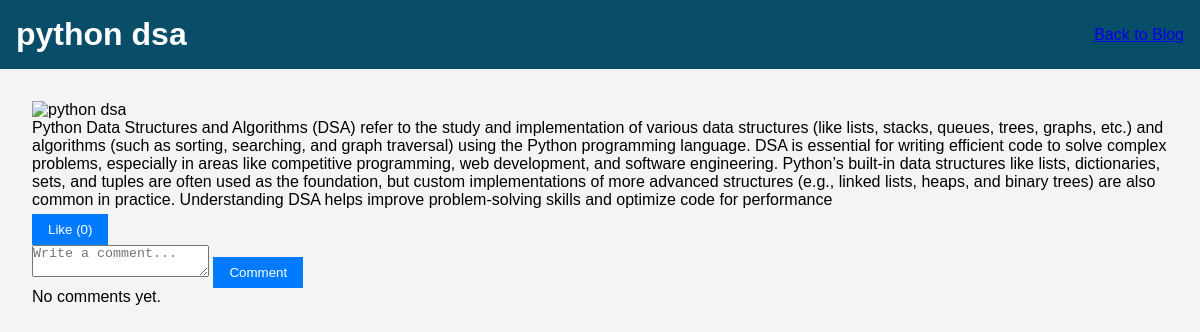
Page /blog/7/ on the committed database.
### myapp/models.py (models this page shows)
class techblog(models.Model):
    title = models.CharField(max_length=100)
    discription = models.TextField()
    photo = models.ImageField(upload_to='pics/',null=True,blank=True)
    likes = models.PositiveIntegerField(default=0)

### myapp/views.py (the view)
# urls.py: path('blog/<int:post_id>/', post_detail, name='post_detail'),  # Detail page for posts
def post_detail(request, post_id):
    post = get_object_or_404(techblog, id=post_id)
    return render(request, 'post_detail.html', {'post': post})

### template/post_detail.html (shortened to what this page needs)
{% load static %}
<!DOCTYPE html>
<html lang="en">
<head>
    <link rel="stylesheet" href="{% static 'css/main.css' %}">
</head>
<body>
<header>
    <h1>{{ post.title }}</h1>
    <a href="{% url 'myapp:blog' %}">Back to Blog</a>
</header>
<main>
    <article>
        <img src="https://tse4.mm.bing.net/th?id=OIP.D4llCkUDMVP7mHbADkQvwwHaHa&pid=Api&P=0&h=180" alt="{{ post.title }}">
        <p>{{ post.discription }}</p>
    </article>
    <div class="post-actions">
        <button onclick="likePost({{ post.id }})">Like (<span id="like-count-{{ post.id }}">{{ post.likes }}</span>)</button>
    </div>
    <div class="comment-section">
        <textarea id="comment-input-{{ post.id }}" placeholder="Write a comment..."></textarea>
        <button onclick="submitComment({{ post.id }})">Comment</button>
    </div>
    <div id="comments-{{ post.id }}">
        {% for comment in post.comments.all %}
            <p><strong>{{ comment.user }}</strong>: {{ comment.text }}</p>
        {% empty %}
            <p>No comments yet.</p>
        {% endfor %}
    </div>
</main>
</body>
</html>

### static/css/main.css (style rules this page uses)
* { margin: 0; padding: 0; box-sizing: border-box; }
body { font-family: Arial, sans-serif; background-color: #f4f4f4; }
header { background-color: rgb(9, 78, 105); color: white; padding: 1rem; display: flex; justify-content: space-between; align-items: center; }
main { padding: 2rem; }
button { background-color: #007BFF; color: white; border: none; padding: 0.5rem 1rem; margin-top: 0.3rem; cursor: pointer; }

### rows in the picture
techblog: title "python dsa", discription "Python Data Structures and Algorithms (DSA) refer to the study and implementation of various data structures (like lists, stacks, queues, trees, graphs, etc.) and algorithms (such as sorting, searching, and graph traversal) using the Python programming language. DSA is essential for writing efficient code to solve complex problems, especially in areas like competitive programming, web development, and software engineering. Python’s built-in data structures like lists, dictionaries, sets, and tuples are often used as the foundation, but custom implementations of more advanced structures (e.g., linked lists, heaps, and binary trees) are also common in practice. Understanding DSA helps improve…", likes "0", id "Write a comment..."
